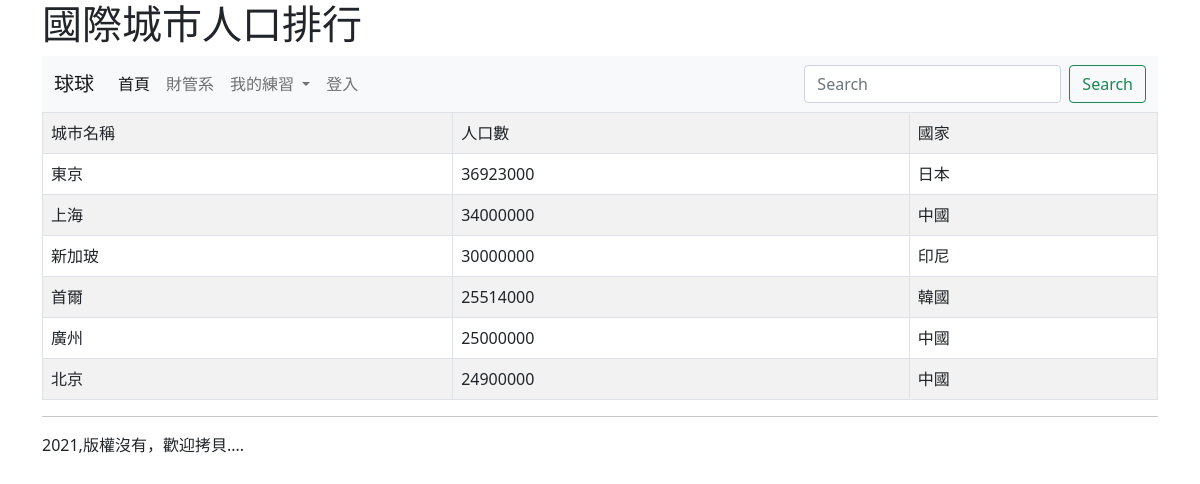
/rank/, run on the app's committed database.
### mysite/models.py (models this page shows, shortened)
class City(models.Model):
	name = models.CharField(max_length=10)
	population = models.PositiveIntegerField(default=0)
	country = models.ForeignKey(Country, on_delete=models.CASCADE)

class Country(models.Model):
	name = models.CharField(max_length=10)
	def __str__(self):
		return self.name

### mysite/views.py (the view)
# urls.py: path('rank/',rank),
def rank(request):
	cities = City.objects.all()
	return render(request,"rank.html",locals())

### templates/rank.html (shortened to what this page needs)
{% extends "base.html" %}
{% block headmessage %} <h1>國際城市人口排行</h1>{% endblock %}
{% block content %}
<table class='table table-striped table-bordered'>
	<tr><td>城市名稱</td><td>人口數</td><td>國家</td></tr>
{% for city in cities %}
	<tr>
		<td>{{ city.name }}</td>
		<td>{{ city.population }}</td>
		<td>{{ city.country }}</td>
	</tr>
{% endfor %}
</table>
{% endblock %}

### data on the page
City: name "東京", population "36923000", country "日本"
City: name "上海", population "34000000", country "中國"
City: name "新加玻", population "30000000", country "印尼"
City: name "首爾", population "25514000", country "韓國"
City: name "廣州", population "25000000", country "中國"
City: name "北京", population "24900000", country "中國"
